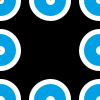
Frame 1 (no input)
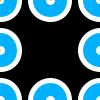
Frame 60 (the mouse pressed at the canvas centre just before this capture)
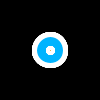
Frame 120 (the mouse held since frame 60 and released just before this capture)

The Processing sketch that drew these frames (run headless with seeded random() and noise(); from frame 60 on, the mouse is pressed at the canvas centre):

// Processing sketch: processing_4437
// ── processing_4437.pde

float x,y,xz,yz,n,N,r,g,b,R,G,B; 
void setup(){ 
  n=0; 
  r=250; 
  g=180; 
  b=20; 
  R=0; 
  G=180; 
  B=255; 
  size(100,100); 
  background(0); 
  smooth(); 
} 
void draw(){ 
  background(0); 
  circles();  

} 
void circles(){ 
  n+=0.029; 
  N=noise(n); 
 
  x=mouseX; 
  y=mouseY; 
  xz=-mouseX; 
  yz=-mouseY; 

  rectMode(CENTER);  
  strokeWeight(5); 
  stroke(#FFFFFF); 
  fill(R,G,B,20*(N*19)); 
  ellipse(x,y,20*(N*3),20*(N*3));  
  ellipse(xz+width,y,20*(N*3),20*(N*3)); 
  ellipse(xz+width,yz+height,20*(N*3),20*(N*3)); 
  ellipse(x,yz+height,20*(N*3),20*(N*3)); 
  ellipse(width/2,y,20*(N*3),20*(N*3)); 
  ellipse(x,height/2,20*(N*3),20*(N*3)); 
  ellipse(xz+width,height/2,20*(N*3),20*(N*3)); 
  ellipse(width/2,yz+height,20*(N*3),20*(N*3)); 
 
  fill(r-29,g-29,b-29); 
  ellipse(x,y,3,3);  
  ellipse(xz+width,y,3,3); 
  ellipse(xz+width,yz+height,4,4); 
  ellipse(x,yz+height,4,4); 
  ellipse(width/2,y,4,4); 
  ellipse(x,height/2,4,4); 
  ellipse(xz+width,height/2,4,4); 
  ellipse(width/2,yz+height,4,4); 
} 
 
